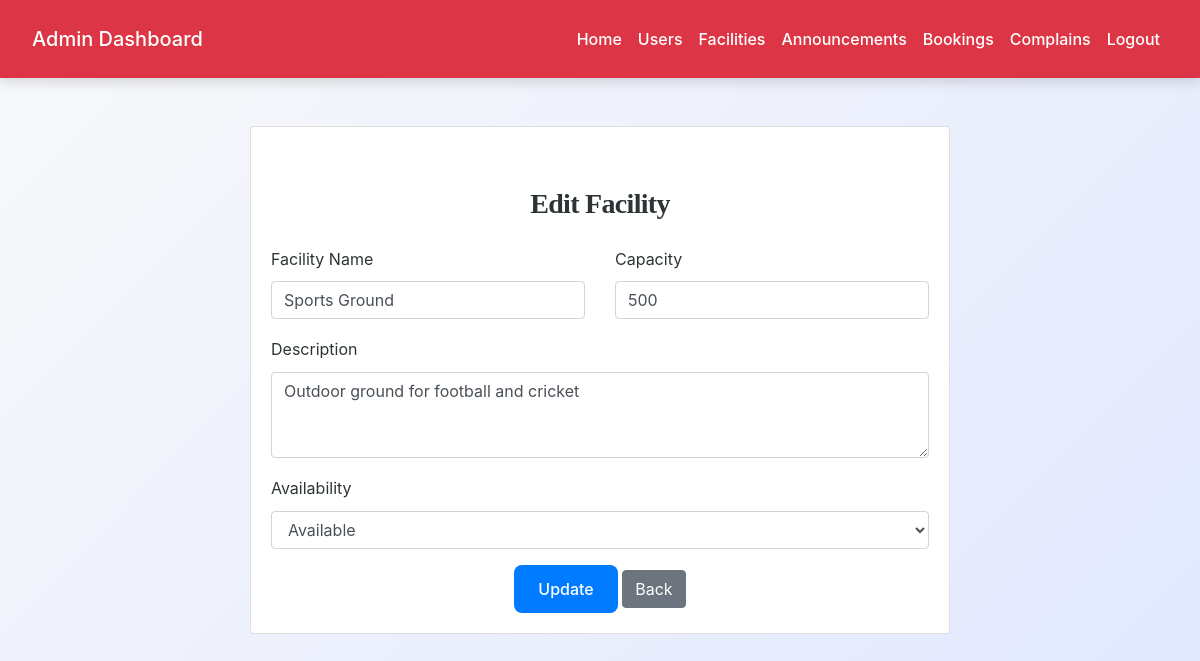
Page /admin/edit_facility.php?id=3 (signed in) on the committed database.
### tables this page shows
CREATE TABLE `facilities` (
  `id` int(11) NOT NULL,
  `name` varchar(100) NOT NULL,
  `description` text DEFAULT NULL,
  `capacity` int(11) DEFAULT NULL,
  `availability` enum('available','maintenance') DEFAULT 'available',
  `created_at` timestamp NOT NULL DEFAULT current_timestamp()
);

### admin/edit_facility.php (the view, shortened to what this page needs)
<?php
include('config.php');
$id = intval($_GET['id']);
$result = mysqli_query($conn, "SELECT * FROM facilities WHERE id = $id");
$facility = mysqli_fetch_assoc($result);
?>
<!DOCTYPE html>
<html>
<head>
    <link rel="stylesheet"
          href="https://maxcdn.bootstrapcdn.com/bootstrap/4.5.2/css/bootstrap.min.css">
    <link rel="stylesheet" href="../css/style.css">
</head>
<body>
<?php include('admin_navbar.php'); ?>
<div class="container mt-5">
    <div class="card mx-auto" style="max-width: 700px;">
        <div class="card-body">
            <h3 class="text-center mb-4">Edit Facility</h3>
            <form method="POST">
                <div class="row">
                    <div class="col-md-6 mb-3">
                        <label>Facility Name</label>
                        <input type="text"
                               name="name"
                               value="<?= htmlspecialchars($facility['name']) ?>"
                               class="form-control"
                               required>
                    </div>
                    <div class="col-md-6 mb-3">
                        <label>Capacity</label>
                        <input type="number"
                               name="capacity"
                               value="<?= htmlspecialchars($facility['capacity']) ?>"
                               class="form-control">
                    </div>
                    <div class="col-md-12 mb-3">
                        <label>Description</label>
                        <textarea name="description"
                                  class="form-control"
                                  rows="3"><?= htmlspecialchars($facility['description']) ?></textarea>
                    </div>
                    <div class="col-md-12 mb-3">
                        <label>Availability</label>
                        <select name="availability" class="form-control">
                            <option value="available" <?= $facility['availability']=='available'?'selected':'' ?>>Available</option>
                        </select>
                    </div>
                </div>
                <div class="text-center">
                    <button type="submit" class="btn btn-primary">Update</button>
                    <a href="view_facilities.php" class="btn btn-secondary">Back</a>
                </div>
            </form>
        </div>
    </div>
</div>
</body>
</html>

### css/style.css (style rules this page uses)
:root { --primary: #007bff; --secondary: #6c757d; --success: #28a745; --info: #17a2b8; --warning: #ffc107; --danger: #dc3545; --light: #f8f9fa; --dark: #2d3436; --accent: #ff6f61; --highlight: #6f42c1; --shadow: rgba(0, 0, 0, 0.15); --transition: all 0.3s ease-in-out; }
body { font-family: 'Inter', 'Segoe UI', Tahoma, Geneva, Verdana, sans-serif; background: linear-gradient(135deg, var(--light) 0%, #e0e7ff 100%); color: var(--dark); line-height: 1.8; margin: 0; padding: 0; min-height: 100vh; font-size: 16px; }
h1, h2, h3, h4 { text-align: center; margin: 2.5rem 0; font-family: 'Georgia', 'Times New Roman', serif; color: var(--dark); font-weight: 700; letter-spacing: -0.025em; }
h3 { font-size: 1.75rem; }
.container { max-width: 1200px; margin: 0 auto 3rem; padding: 0 1.5rem; }
.btn-primary { background-color: var(--primary); color: #fff; border: none; border-radius: 8px; padding: 0.75rem 1.5rem; font-size: 1rem; font-weight: 500; cursor: pointer; transition: var(--transition); display: inline-flex; align-items: center; justify-content: center; }
a { color: var(--primary); text-decoration: none; font-weight: 500; transition: var(--transition); }

### rows in the picture
facilities: name "Sports Ground", capacity "500", description "Outdoor ground for football and cricket", availability "Available"
